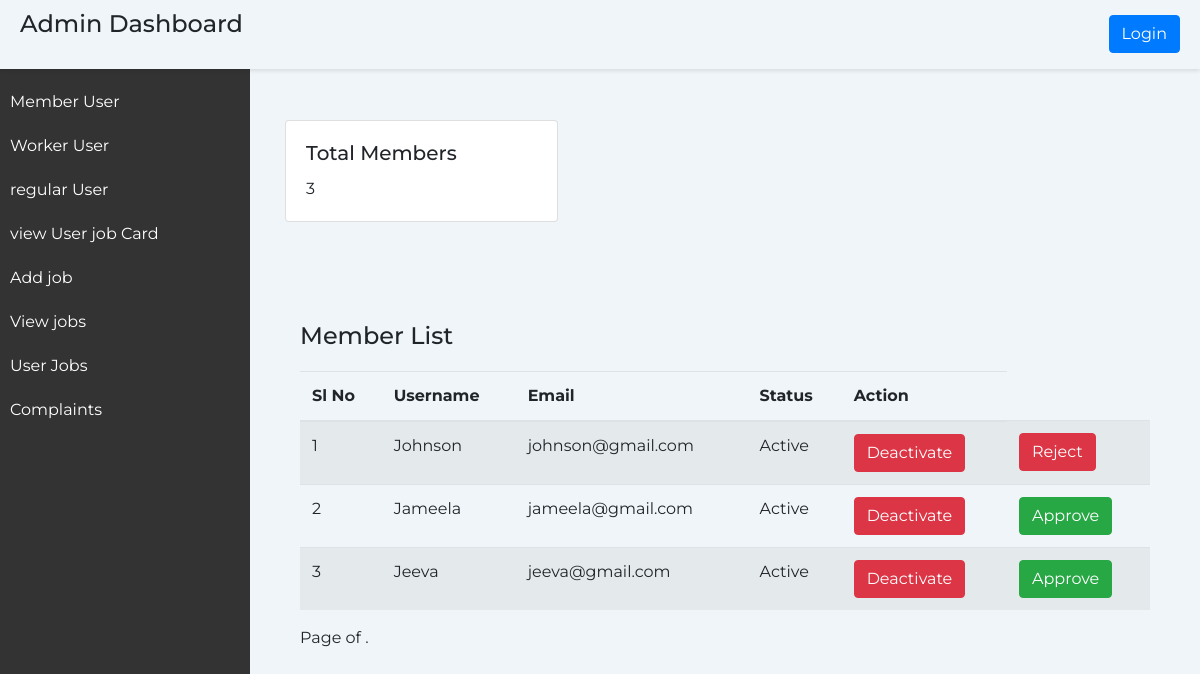
/member, run on an earlier commit of the app's database.
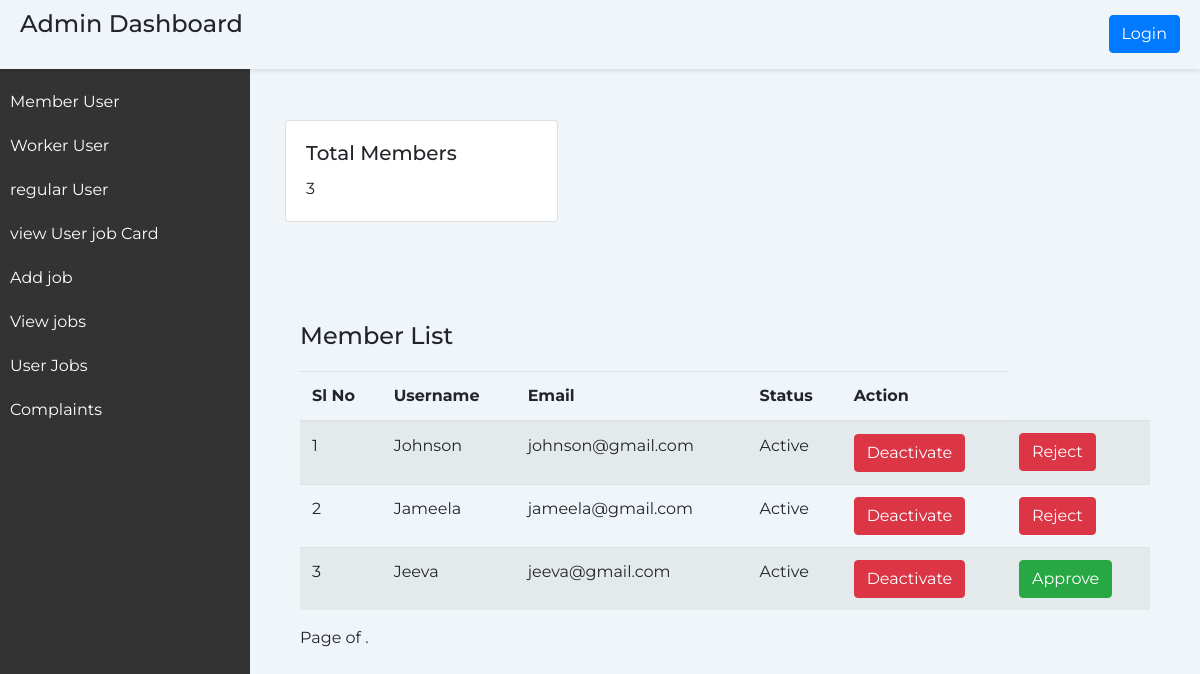
And on a later commit of the database.
### home/models.py (models this page shows, shortened)
class CustomUser(AbstractUser):
    user_type = models.CharField(max_length=20) # Add any additional fields you need
    email=models.EmailField(unique=True)
    is_mentor = models.BooleanField(default=False)
    admin_id = models.CharField(max_length=10, blank=True, null=True)
    is_verified = models.BooleanField(default=False)
    panchayath_name = models.CharField(max_length=100, blank=True, null=True,default='')
    ward_number = models.CharField(max_length=10, blank=True, null=True,default='')
    has_edited_profile = models.BooleanField(default=False)

### home/views.py (the view)
# urls.py: path('member',views.member,name='member'),
def member(request):
    members_to_approve = CustomUser.objects.filter(user_type='Member', is_verified=False)
    member_users = CustomUser.objects.filter(user_type='Member')
    context = {
        'members_to_approve': members_to_approve,
        'member_users': member_users,
        'member_count': member_users.count(),
    }
    return render(request, 'member.html', context)

### templates/member.html (shortened to what the changed rows need)
<!DOCTYPE html>
                <html lang="en">
                <head>
                    <link href="https://maxcdn.bootstrapcdn.com/bootstrap/4.5.2/css/bootstrap.min.css" rel="stylesheet">
                </head>
                <body>
                    <div class="header">
                        <h1 class="page-title">Admin Dashboard</h1>
                     </div>
                    <div class="content">
                        <div class="container">
                    <div class="container">
                        <div id="member-list">
                            <h2 class="page-title mt-4">Member List</h2>
                            <table class="table table-striped">
                                <thead>
                                    <tr>
                                        <th>Sl No</th>
                                        <th>Username</th>
                                        <th>Email</th>
                                        <th>Status</th>
                                        <th>Action</th>
                                    </tr>
                                </thead>
                                <tbody>
                                    {% for user in member_users %}
                                    <tr>
                                        <td>{{ forloop.counter }}</td>
                                        <td>{{ user.username }}</td>
                                        <td>{{ user.email }}</td>
                                        <td>
                                            {% if user.is_active %}
                                                Active
                                            {% else %}
                                                Deactivated
                                            {% endif %}
                                        </td>
                                        <td>
                                            {% if user.is_active %}
                                                    <form method="post" action="{% url 'deactivate_user' user.id %}">
                                                        <button type="submit" class="btn btn-danger">Deactivate</button>
                                                    </form>
                                                {% else %}
                                                    <form method="post" action="{% url 'activate_user' user.id %}">
                                                        {% csrf_token %}
                                                        <button type="submit" class="btn btn-success">Activate</button>
                                                    </form>
                                            {% endif %}
                                        </td>
                                        <td>
                                            <form method="post" action="{% url 'toggle_member_status' user.id %}">
                                                <button type="submit" class="btn {% if user.is_verified %}btn-danger{% else %}btn-success{% endif %}">                                                    {% if user.is_verified %}
                                                        Reject
                                                    {% else %}
                                                        Approve
                                                    {% endif %}
                                                </button>
                                            </form>
                                        </td>
                                    </tr>
                                    {% endfor %}
                                </tbody>
                            </table>
                        </div>
                    </div>
                </body>
                </html>

What changed in the data, as far as the page shows it:
changed CustomUser "Jameela": is_verified "Approve" → "Reject"
